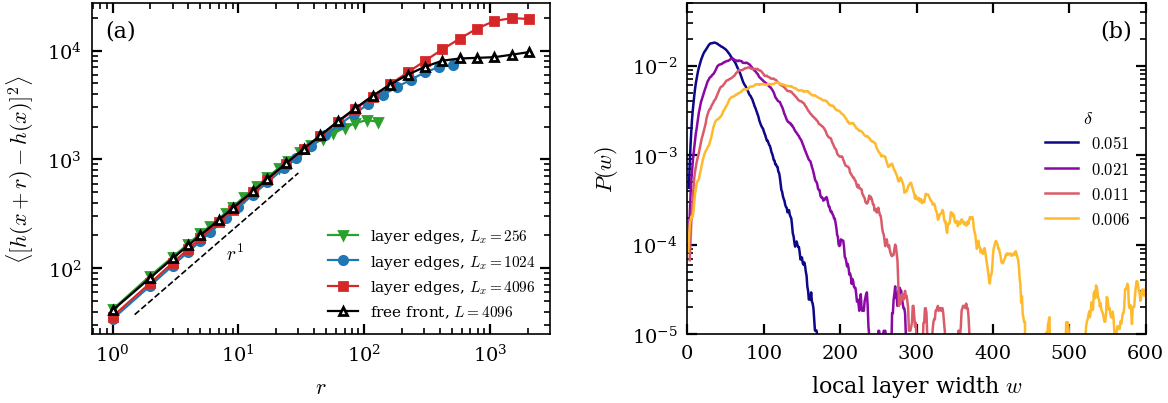

Recreate this plot in Python.
"""Fig. rough: the edges of the wetting layer at p = 1/2 (R2_wall snapshots, rough.py reductions in
data/figdata/R2).  (a) Height-difference correlation C(r) = <[h(x+r) - h(x)]^2> of the layer edges (mean of
the lower and upper edge, seeds averaged) at delta = 0.011 for Lx = 256, 1024, 4096 (Ly 2048), and of a free
front (the edges of a (1,0) band at q*, L 4096); guide: C ~ r (zeta = 1/2).  (b) Distribution of the local
layer width w (per column) at Lx 1024, Ly 2048 for delta = 0.051, 0.021, 0.011, 0.0065."""
import csv
import glob
import os
import re
from collections import defaultdict

import matplotlib.pyplot as plt
import numpy as np

from common import COL, FIGDATA, label, save

from common import QSTAR05 as QS
R2 = os.path.join(FIGDATA, "R2")


def load_rough():
    g = defaultdict(list)
    for f in glob.glob(os.path.join(R2, "rough_*.csv")):
        rows = list(csv.DictReader(open(f)))
        if not rows:
            continue
        name = rows[0]["prefix"]
        m = re.match(r"p0\.5_a0\.5_j2_q([\d.]+)_Lx(\d+)_Ly(\d+)_s(\d+)$", name)
        mb = re.match(r"p([\d.]+)_a0\.5_q([\d.]+)_ab1-0_L(\d+)_s(\d+)$", name)
        if m:
            key = ("wall", float(m[1]), int(m[2]), int(m[3]))
        elif mb:
            key = ("band", float(mb[1]), float(mb[2]), int(mb[3]))
        else:
            continue
        r = np.array([int(x["r"]) for x in rows])
        C = 0.5 * (np.array([float(x["C_lo"]) for x in rows]) + np.array([float(x["C_hi"]) for x in rows]))
        g[key].append((r, C, float(rows[0]["sig_lo"]), float(rows[0]["sig_hi"]), float(rows[0]["w_mean"]),
                       float(rows[0]["w_sd"])))
    return g


def load_hist():
    g = defaultdict(lambda: defaultdict(float))
    n = defaultdict(int)
    for f in glob.glob(os.path.join(R2, "whist_*.csv")):
        rows = list(csv.DictReader(open(f)))
        if not rows:
            continue
        m = re.match(r"p0\.5_a0\.5_j2_q([\d.]+)_Lx(\d+)_Ly(\d+)_s(\d+)$", rows[0]["prefix"])
        if not m:
            continue
        key = (float(m[1]), int(m[2]), int(m[3]))
        n[key] += 1
        for x in rows:
            g[key][int(x["w"])] += float(x["P"])
    return {k: {w: p / n[k] for w, p in v.items()} for k, v in g.items()}


if __name__ == "__main__":
    g = load_rough()
    fig, (a, b) = plt.subplots(1, 2, figsize=(2 * COL, 2.15), gridspec_kw=dict(wspace=0.3))
    q011 = 0.045441
    for Lx, mk, c in ((256, "v", "C2"), (1024, "o", "C0"), (4096, "s", "C3")):
        rs = g.get(("wall", q011, Lx, 2048), [])
        if not rs:
            continue
        r = rs[0][0]
        C = np.mean([x[1] for x in rs], axis=0)
        a.plot(r, C, mk + "-", color=c, ms=3, lw=0.8, label=f"layer edges, $L_x = {Lx}$")
        print(f"delta 0.011 Lx {Lx} Ly 2048: n={len(rs)} sigma_lo={np.mean([x[2] for x in rs]):.1f} sigma_hi={np.mean([x[3] for x in rs]):.1f} "
              f"w={np.mean([x[4] for x in rs]):.1f} sd={np.mean([x[5] for x in rs]):.1f}; zeta_loc(r=2-8)={np.polyfit(np.log(r[(r >= 2) & (r <= 8)]), np.log(C[(r >= 2) & (r <= 8)]), 1)[0] / 2:.3f}")
    bands = [k for k in g if k[0] == "band" and k[1] == 0.5]
    for k in bands:
        rs = g[k]
        r = rs[0][0]
        C = np.mean([x[1] for x in rs], axis=0)
        a.plot(r, C, "k^-", ms=3, lw=0.8, mfc="w", label=f"free front, $L = {k[3]}$")
        print(f"free front p=0.5 L={k[3]}: n={len(rs)} sigma={np.mean([x[2] for x in rs]):.1f}/{np.mean([x[3] for x in rs]):.1f}; "
              f"zeta_loc(r=2-8)={np.polyfit(np.log(r[(r >= 2) & (r <= 8)]), np.log(C[(r >= 2) & (r <= 8)]), 1)[0] / 2:.3f}")
    rr = np.array([1.5, 30])
    a.plot(rr, 25 * rr, "k--", lw=0.6)
    a.text(8, 120, r"$r^{1}$", fontsize=7)
    a.set(xscale="log", yscale="log", xlabel=r"$r$", ylabel=r"$\langle[h(x+r)-h(x)]^2\rangle$")
    a.legend(fontsize=5.5, loc="lower right")
    label(a, "(a)")
    h = load_hist()
    cmap = plt.get_cmap("plasma")
    qs = [0.043605, 0.044982, 0.045441, 0.0456705]
    for i, q in enumerate(qs):
        d = h.get((q, 1024, 2048))
        if not d:
            continue
        w = np.array(sorted(d))
        P = np.array([d[x] for x in w])
        sm = np.convolve(P, np.ones(5) / 5, "same")
        b.plot(w, sm, color=cmap(0.85 * i / (len(qs) - 1)), lw=0.9, label=f"${1 - q / QS:.3f}$")
    b.set(xlabel=r"local layer width $w$", ylabel=r"$P(w)$", xlim=(0, 600), yscale="log", ylim=(1e-5, 0.05))
    b.legend(fontsize=6, title=r"$\delta$", title_fontsize=6.5)
    label(b, "(b)", x=0.9)
    save(fig, "fig_rough")
